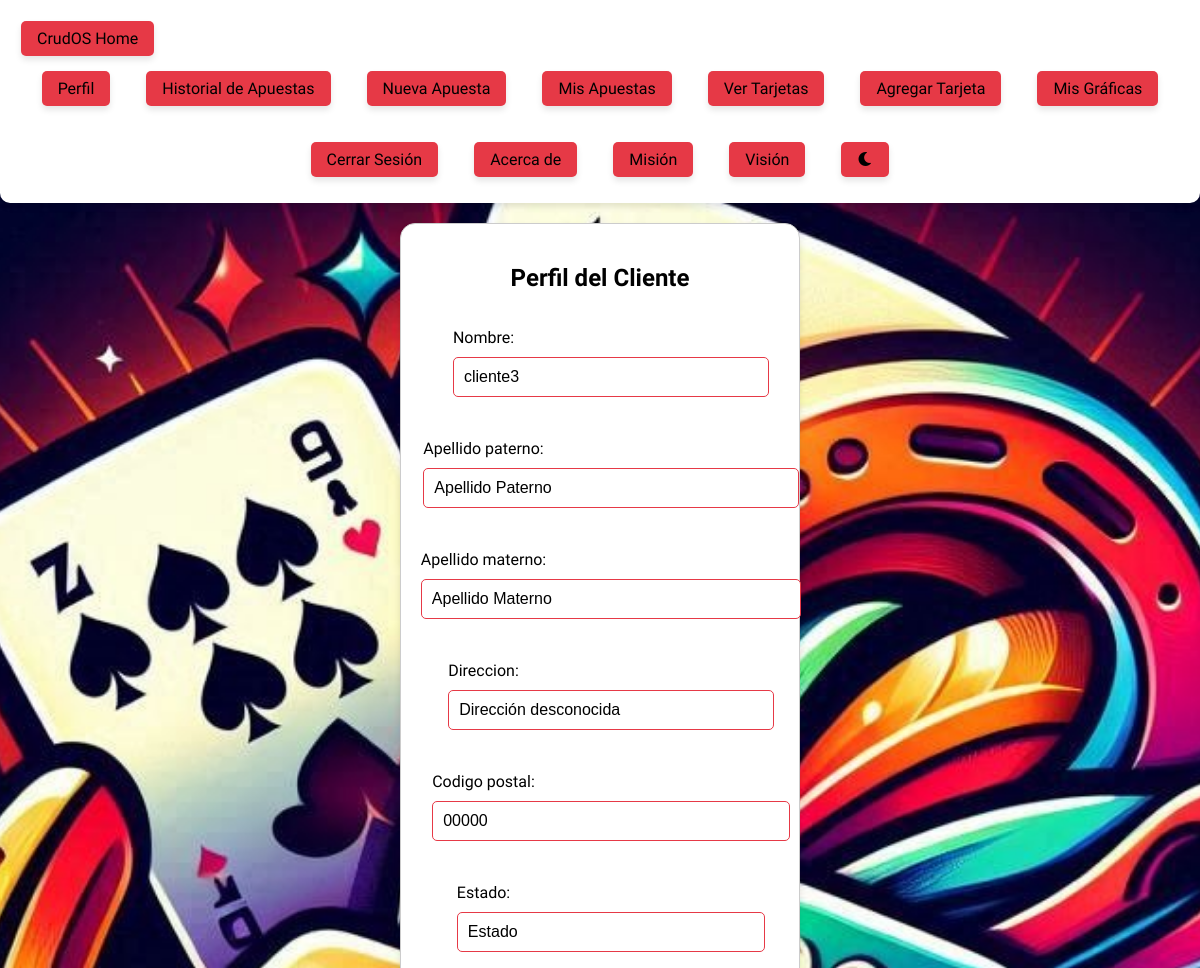
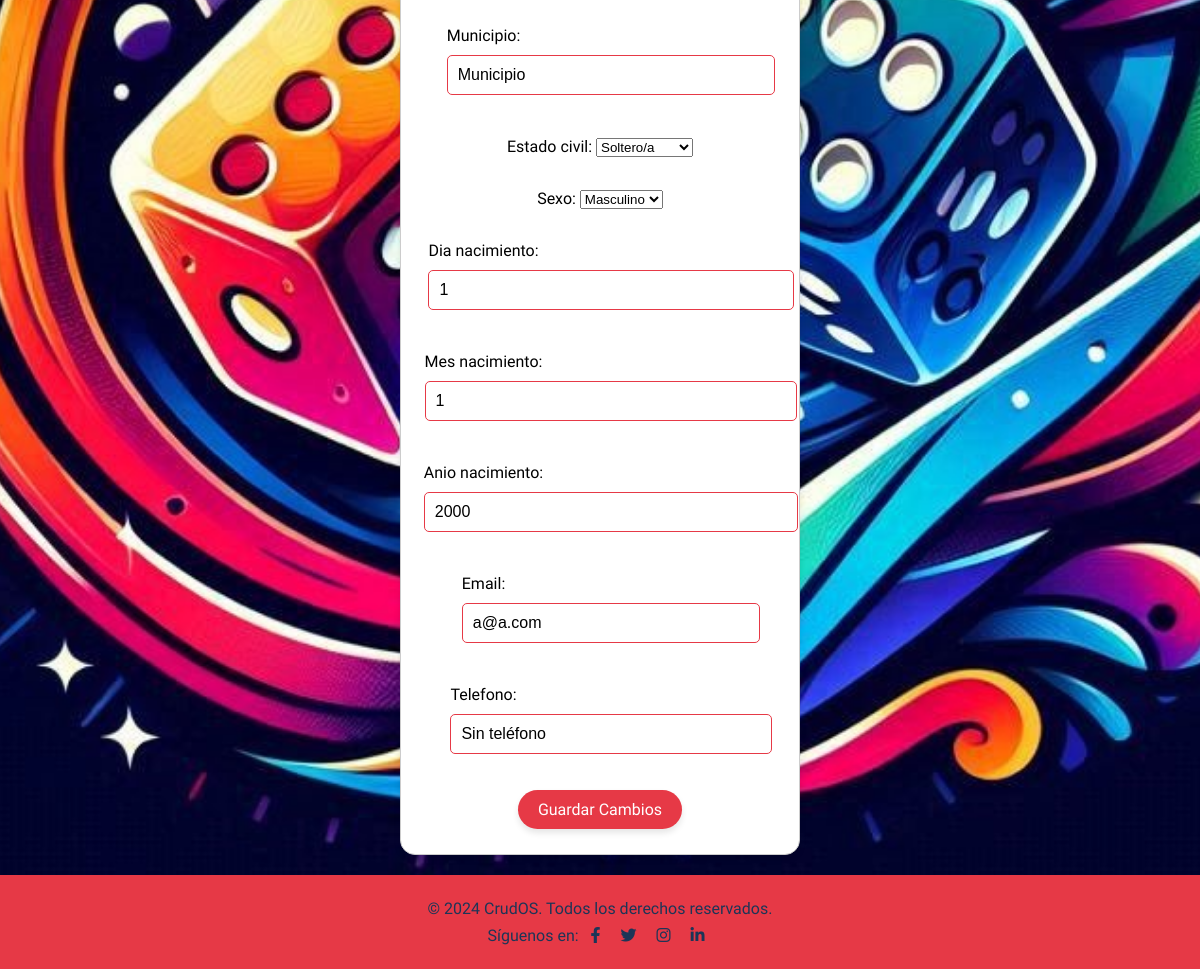
Page /clientes/perfil/ (signed in) on the committed database (2 pictures, top to bottom).
### clientes/models.py (models this page shows, shortened)
class Cliente(models.Model):
    SEXO_CHOICES = [
        ('M', 'Masculino'),
        ('F', 'Femenino'),
        ('O', 'Otro'),
    ]
    ESTADO_CIVIL_CHOICES = [
        ('S', 'Soltero/a'),
        ('C', 'Casado/a'),
        ('D', 'Divorciado/a'),
        ('V', 'Viudo/a'),
    ]
    user = models.OneToOneField(User, on_delete=models.CASCADE)  # Relación uno a uno con el modelo User
    nombre = models.CharField(max_length=100)  # Nombre del cliente
    apellido_paterno = models.CharField(max_length=100, default='Apellido Paterno')  # Apellido paterno del cliente
    apellido_materno = models.CharField(max_length=100, default='Apellido Materno')  # Apellido materno del cliente
    direccion = models.CharField(max_length=255, default='Dirección desconocida')  # Dirección del cliente
    codigo_postal = models.CharField(max_length=10, default='00000')  # Código postal del cliente
    estado = models.CharField(max_length=100, default='Estado')  # Estado donde reside el cliente
    municipio = models.CharField(max_length=100, default='Municipio')  # Municipio donde reside el cliente
    estado_civil = models.CharField(max_length=1, choices=ESTADO_CIVIL_CHOICES, default='S')  # Estado civil del cliente
    sexo = models.CharField(max_length=1, choices=SEXO_CHOICES, default='M')  # Sexo del cliente
    dia_nacimiento = models.IntegerField(default=1)  # Día de nacimiento del cliente
    mes_nacimiento = models.IntegerField(default=1)  # Mes de nacimiento del cliente
    anio_nacimiento = models.IntegerField(default=2000)  # Año de nacimiento del cliente
    email = models.EmailField(unique=True)  # Email del cliente
    telefono = models.CharField(max_length=15, default='Sin teléfono', validators=[RegexValidator(regex=r'^\+?1?\d{9,15}$')])  # Teléfono del cliente
    fecha_registro = models.DateTimeField(auto_now_add=True)  # Fecha de registro del cliente
    class Meta:
        indexes = [
            models.Index(fields=['email']),
            models.Index(fields=['telefono']),
        ]

### clientes/views.py (the view)
# urls.py: path('perfil/', views.perfil_cliente, name='perfil_cliente'),  # Perfil del cliente
@login_required
def perfil_cliente(request):
    cliente = get_object_or_404(Cliente, user=request.user)
    if request.method == 'POST':
        form = ClienteForm(request.POST, instance=cliente)
        if form.is_valid():
            form.save()
            messages.success(request, 'Perfil actualizado exitosamente.')
            return redirect('perfil_cliente')
        else:
            messages.error(request, 'Error en el formulario. Por favor, revisa los datos.')
    else:
        form = ClienteForm(instance=cliente)
    return render(request, 'clientes/perfil_cliente.html', {'form': form})

### clientes/forms.py
class ClienteForm(forms.ModelForm):
    class Meta:
        model = Cliente
        fields = [
            'nombre', 'apellido_paterno', 'apellido_materno', 'direccion', 'codigo_postal',
            'estado', 'municipio', 'estado_civil', 'sexo', 'dia_nacimiento',
            'mes_nacimiento', 'anio_nacimiento', 'email', 'telefono'
        ]

### clientes/templates/clientes/perfil_cliente.html (shortened to what this page needs)
{% extends 'clientes/base.html' %}
{% block content %}
<div class="form-container">
    <h2>Perfil del Cliente</h2>
    <form method="post">
        {{ form.as_p }}
        <button type="submit" class="nav-button">Guardar Cambios</button>
    </form>
</div>
{% endblock %}

### static/css/styles.css (style rules this page uses)
:root { --primary-color: #e63946; --secondary-color: #1d3557; --accent-color: #f77f00; --background-color: #ffffff; --text-color: #000000; --light-bg: #f1faee; --dark-bg: #1d3557; --light-text: #1d3557; --dark-text: #f1faee; --dark-bg-gray: #1d3557; --dark-secondary-gray: #457b9d; --button-hover: #a8dadc; --input-border: #e63946; }
body { font-family: 'Artmy Ornament', sans-serif; margin: 0; padding: 0; transition: background-color 0.3s, color 0.3s; text-align: center; color: var(--text-color); display: flex; flex-direction: column; justify-content: center; align-items: center; background-color: var(--background-color); background-image: url("/static/img/Fondo.jpg"); background-repeat: no-repeat; background-size: cover; background-position: center center; background-attachment: fixed; }
body.light-mode { background-color: var(--background-color); color: var(--text-color); }
.nav-link, .nav-button { color: var(--background-color); text-decoration: none; padding: 0.5rem 1rem; border-radius: 5px; transition: background-color 0.3s ease, transform 0.3s ease; background-color: var(--primary-color); border: none; cursor: pointer; font-size: 16px; display: inline-block; text-align: center; margin: 5px; box-shadow: 0 4px 6px rgba(0, 0, 0, 0.1); font-family: 'Artmy Ornament', sans-serif; }
.form-container { max-width: 800px; margin: 20px auto; padding: 20px; border: 1px solid var(--input-border); border-radius: 15px; transition: background-color 0.3s, border-color 0.3s; font-family: 'Artmy Ornament', sans-serif; text-align: left; box-shadow: 0 4px 6px rgba(0, 0, 0, 0.1); background-color: var(--background-color); color: var(--text-color); }
.form-container.light-mode { background-color: var(--background-color); border-color: #ccc; color: var(--text-color); }
.form-container h2, .form-container h1 { text-align: center; margin-bottom: 20px; }
.form-container form { display: flex; flex-direction: column; align-items: center; }
.form-container form input[type="text"], .form-container form input[type="email"], .form-container form input[type="password"], .form-container form input[type="number"], .form-container form textarea { padding: 10px; margin: 10px 0; border: 1px solid var(--input-border); border-radius: 5px; font-size: 16px; width: 100%; transition: background-color 0.3s, border-color 0.3s; color: var(--text-color); }
.form-container form button { padding: 10px 20px; background-color: var(--primary-color); color: var(--background-color); border: none; cursor: pointer; font-size: 16px; border-radius: 25px; transition: background-color 0.3s, transform 0.3s; box-shadow: 0 4px 6px rgba(0, 0, 0, 0.1); margin-top: 10px; font-family: 'Artmy Ornament', sans-serif; }

### rows in the picture
Cliente: nombre "cliente3", apellido_paterno "Apellido Paterno", apellido_materno "Apellido Materno", direccion "Dirección desconocida", codigo_postal "00000", estado "Estado", municipio "Municipio", estado_civil "Soltero/a", sexo "Masculino", dia_nacimiento "1", mes_nacimiento "1", anio_nacimiento "2000", email "a@a.com", telefono "Sin teléfono"
